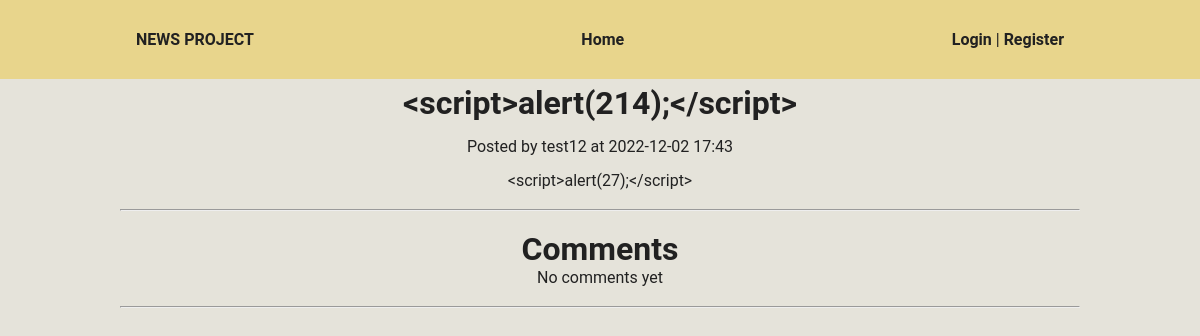
Before: /news?id=18 with the older database file.
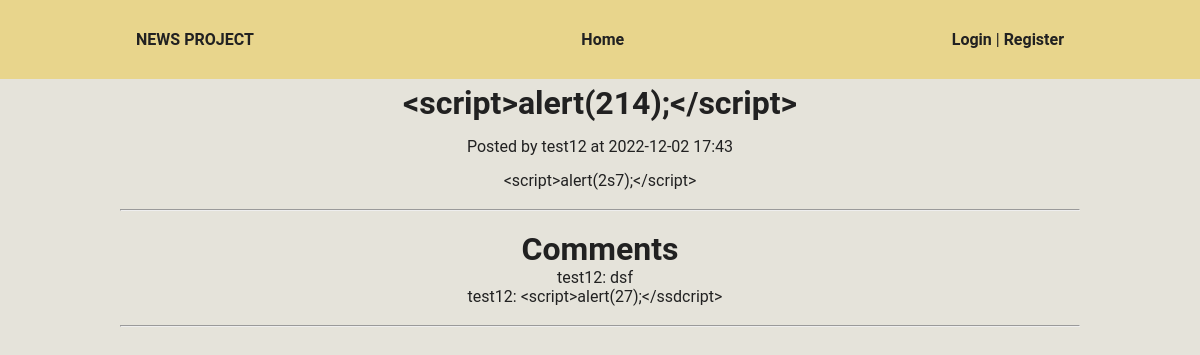
After: the same page with the newer database file.
### tables this page shows
CREATE TABLE news (
    id INTEGER PRIMARY KEY autoincrement, 
    created DATETIME,
    title TEXT NOT NULL, 
    main_text TEXT NOT NULL,
    user_id INTEGER NOT NULL,
    FOREIGN KEY(user_id) REFERENCES users(id)
  );

CREATE TABLE users (
    id INTEGER PRIMARY KEY autoincrement,
    email TEXT UNIQUE NOT NULL, 
    username TEXT NOT NULL, 
    password TEXT NOT NULL,
    is_admin BOOLEAN NOT NULL DEFAULT 0 CHECK (is_admin IN (0, 1))
  );

CREATE TABLE comments ( 
    id INTEGER PRIMARY KEY autoincrement, 
    main_text TEXT NOT NULL,
    news_id INTEGER NOT NULL,
    user_id INTEGER NOT NULL,
    FOREIGN KEY(user_id) REFERENCES users(id),
    FOREIGN KEY(news_id) REFERENCES news(id)
  );

### views/pages/news.php (called while the page is built, shortened)
<?php
$res = News::get((int)$_GET['id']);
$news = $res->fetchArray(SQLITE3_ASSOC);
$is_comments_exist = Comment::check_if_exists((int)$news['id']);
if ($is_comments_exist) {
    $comments = Comment::all($news['id']);
}
require 'views/templates/dafault_template.php';

### router/routes.php (called while the page is built, shortened)
<?php
Router::enable();

### index.php (called while the page is built, shortened)
<?php
require_once "router/routes.php";

### app/Controllers/News.php (called while the page is built, shortened)
<?php
class News {
    public static function get($news_id): \SQLite3Result {
        $sql = "SELECT n.id, n.created, n.title, n.main_text, n.user_id, u.username
                FROM news n
                JOIN users u
                    ON n.user_id == u.id
                WHERE n.id = $news_id";
        $stmt = $GLOBALS['db']->prepare($sql);
        $stmt->bindParam(':news_id', $news_id, SQLITE3_INTEGER);
        return $stmt->execute();
    }
}

### app/Controllers/Comment.php (called while the page is built, shortened)
<?php
class Comment {
    public static function all(int $news_id): \SQLite3Result {
        $sql = "SELECT c.id, c.main_text, c.user_id, u.username
                FROM comments c
                JOIN users u
                    ON c.user_id == u.id
                WHERE c.news_id == $news_id";
        $stmt = $GLOBALS['db']->prepare($sql);
        $stmt->bindParam(':news_id', $news_id, SQLITE3_INTEGER);
        return $stmt->execute();
    }
}

### views/templates/news.php (the view, shortened to what this page needs)
<h1 class="news__title">
    <?= htmlspecialchars($news['title']) ?>
</h1>
<p class="news__created">
    Posted by <?= htmlspecialchars($news['username']) ?> at <?= $news['created'] ?>
</p>
<p class="news__main_text">
    <?= htmlspecialchars($news['main_text']) ?>
</p>
<br><hr><br>
<h1>Comments</h1>
<ul>
<?php if ($comments): ?>
<?php while ($comment = $comments->fetchArray(SQLITE3_ASSOC)): ?>
    <li class='news__comment'>
        <span class="news__comment_text">
            <?= htmlspecialchars($comment['username']) ?>: <?= htmlspecialchars($comment['main_text']) ?>
        </span>
<?php endwhile; ?>
<?php else: ?>
    No comments yet
<?php endif; ?>
</ul>
<br><hr><br>

### app/Services/Router.php (shortened to what this page needs)
<?php
class Router {
    private static $list = [];
    public static function route(string $uri, string $page_name, array $methods, string $name = null) {
        self::$list[] = [
            "uri" => $uri,
            "page" => $page_name,
            "methods" => $methods,
            "name" => $name
        ];
    }
    public static function enable() {
        $query = $_GET['q'];
        foreach(self::$list as $route) {
            if ($route['uri'] === '/' . $query) {
                if (in_array($_SERVER['REQUEST_METHOD'], $route['methods'])) {
                    require_once "views/pages/" . $route['page'] . ".php";
                    exit();
                } else {
                    break;
                }
            }
        }
    }
}

### views/templates/dafault_template.php (shortened to what this page needs)
<!DOCTYPE html>
<html lang="en">
<head>
    <link type="text/css" href="/assets/css/styles.min.css" rel="stylesheet" />
</head>
<body>
<header>
    <div class="elements container">
        <div class="elements__logo">
            <a href="/">
                NEWS PROJECT
            </a>
        </div>
        <div class="elements_menu">
            <ul class="elements_menu__list">
                <li class="elements_menu__list_item">
                    <a class="elements_menu__list_item_link" href="/">Home</a>
                </li>
            </ul>
        </div>
        <div class="elements__button">
<?php if (!$_SESSION['user']): ?>
            <a class="elements__button_link" href="/login">Login</a>
            |
            <a class="elements__button_link" href="/register">Register</a>
<?php else: ?>
            <?= htmlspecialchars($_SESSION['user']['username']) ?> |
            <a class="elements__button_link" href="/logout">Logout</a>
<?php endif; ?>
        </div>
    </div>
</header>
<div class="container">
<?php include 'views/templates/' . $content_template ?>
</div>
</body>
</html>

Changed rows visible on the page:
changed news "<script>alert(214);</script>": main_text "<script>alert(27);</script>" → "<script>alert(2s7);</script>"; no longer shows "No comments yet"
added comments: user.username "test12", main_text "dsf"
added comments: user.username "test12", main_text "<script>alert(27);</ssdcript>"
